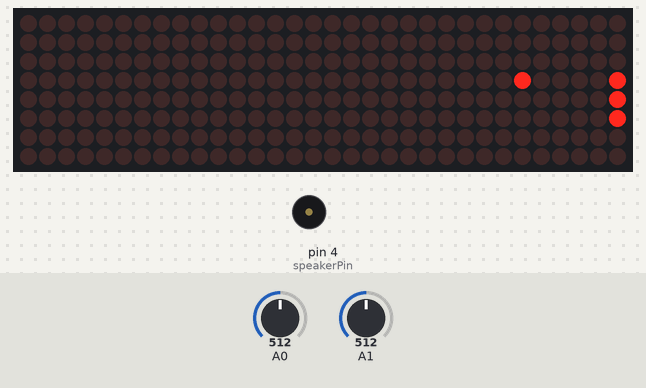
Recording of a sketch running on a simulated Arduino Uno, built with avr-gcc and run on an emulated ATmega328P. Parts: 32×8 LED matrix, buzzer (waves = sounding). The test bench sets the inputs (shaded band); at power-on: A0 = 512, A1 = 512. Random numbers use the default seed unless the sketch sets one.

Above: at 2.6 s.
2.7 s: A0 set to 466
6.4 s: A0 set to 450
At 8.7 s:
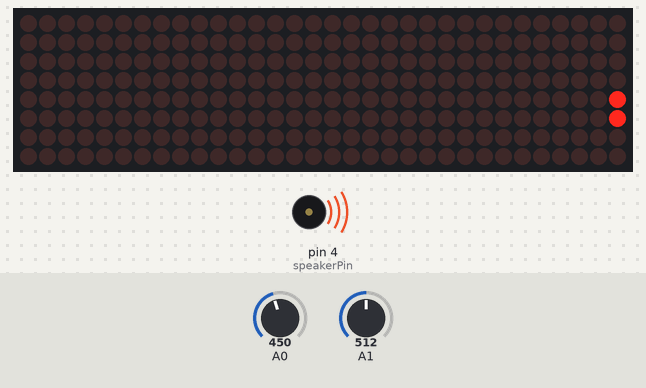
9.0 s: A1 set to 0
At 11.55 s:
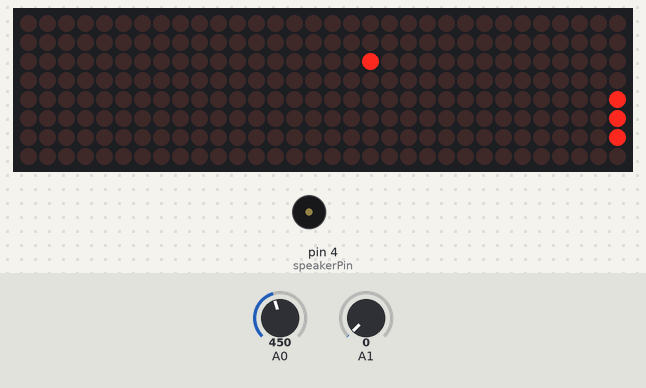
13.2 s: A0 set to 511
At 13.36 s:
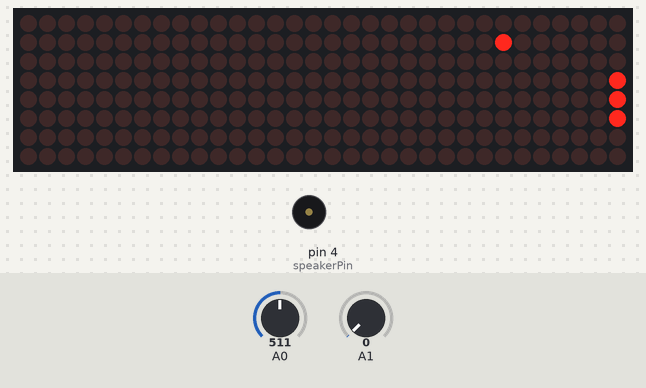
15.6 s: A0 set to 306
At 15.76 s:
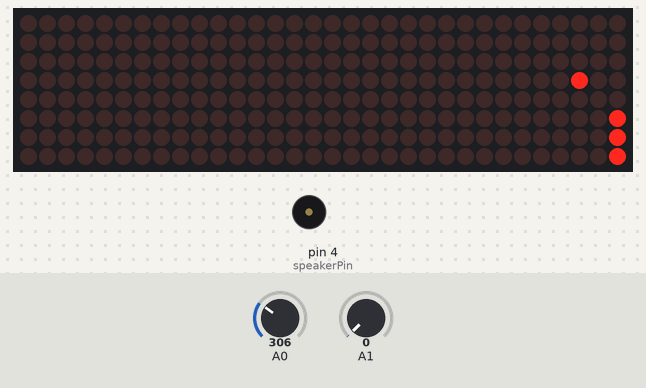
18.0 s: A1 set to 122
At 22.19 s:
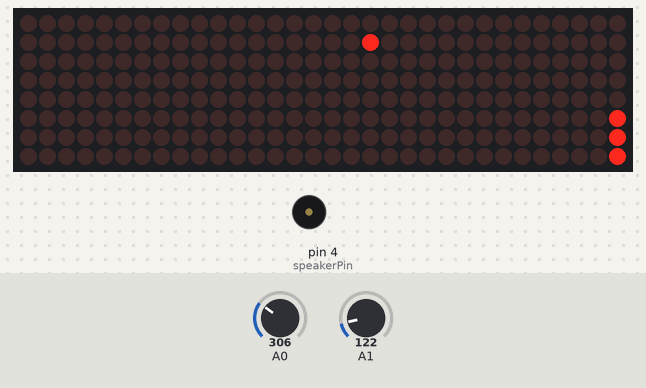
Timing chart, 0 to 24.4 s (numbered marks = the images above; inputs shaded):
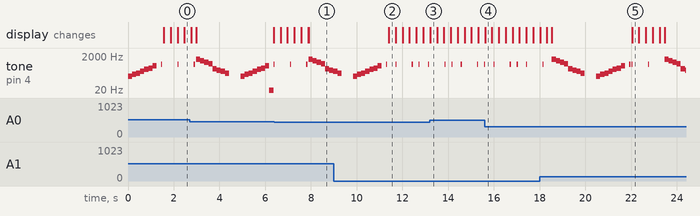

Measured:
- the behaviour switches between 460 and 459 on A0 (found by bisection; images 0 and 1)
- by itself, tone on pin 4 (speakerPin): plays 650 Hz for 0.05 s, 1319 Hz for 0.18 s, 1047 Hz for 0.18 s, 880 Hz for 0.18 s, 698 Hz for 0.18 s, 349 Hz for 0.18 s … (25 notes in this stretch)

The sketch:

GameAssignment.ino
```cpp
#include<LedControl.h>

LedControl lc = LedControl(11, 13, 10, 4);
int speakerPin = 4;
int moveCol = 1, col;
int moveRow = 1, row;
int playerX;
unsigned long lasttime = 0;

void buzzStart() {
  float note_freq[7] = {130.8, 164.8, 196, 261.6, 329.6, 392, 523.3};
  for (int i = 0; i < 8; i++) {
    tone(speakerPin, note_freq[i], 180);
    delay(180);
  }
}
void buzzPong() {
  tone(speakerPin, 650, 50);
}
void buzzGameOver() {
  float note_freq[8] = {1319, 1047, 880, 698.5, 349.2, 293.7, 246.9, 196.0};
  for (int i = 0; i < 8; i++) {
    tone(speakerPin, note_freq[i], 180);
    delay(180);
  }
}

void SetLed(int row, int col, boolean OpenLed) {
  int addDis = 1;
  if (row > 7) {
    row = row - 8;
    addDis = 0;
  }
  col = 7 - col;
  lc.setLed(addDis, col, row, OpenLed);
}

void setup() {
  buzzStart();
  pinMode(speakerPin, OUTPUT);
  Serial.begin(9600);
  randomSeed(analogRead(A1));
  pinMode (A0, INPUT);

  row = 0;
  col = random(8);

  lc.shutdown(0, false);
  lc.setIntensity(0, 7);
  lc.clearDisplay(0);

  lc.shutdown(1, false);
  lc.setIntensity(1, 7);
  lc.clearDisplay(1);
  //table
  SetLed(15, playerX, true);
  SetLed(15, playerX + 1, true);
  SetLed(15, playerX + 2, true);
}

void loop()
{
  SetLed(15, playerX, false);
  SetLed(15, playerX + 1, false);
  SetLed(15, playerX + 2, false);
  playerX = map(analogRead(A0), 300, 700, 0, 5);
  if (playerX > 5) {
    playerX = 5;
  } else if (playerX < 0) {
    playerX = 0;
  }
  SetLed(15, playerX, true);
  SetLed(15, playerX + 1, true);
  SetLed(15, playerX + 2, true);
  if (millis() - lasttime >= 100) {

    SetLed(row, col, false);
    if (col == 7) {
      moveCol = -1;
      buzzPong();
    }
    else if (col == 0) {
      moveCol = 1;
      buzzPong();
    }

    if (row == 14)
    {
      if (col >= playerX && col <= playerX + 2) { //ช่วงบาร์ 3 จุด
        moveRow = -1;
        buzzPong();
      }
    }
    else if (row == 15) { //เมื่อรับลูกไม่ได้
      buzzGameOver();
      delay(500);
      setup();
      buzzPong();
    }
    else if (row == 0) {
      moveRow = 1;
      buzzPong();
    }
    col += moveCol;
    row += moveRow;
    SetLed(row, col, true);

    lasttime = millis();
  }

}
```
